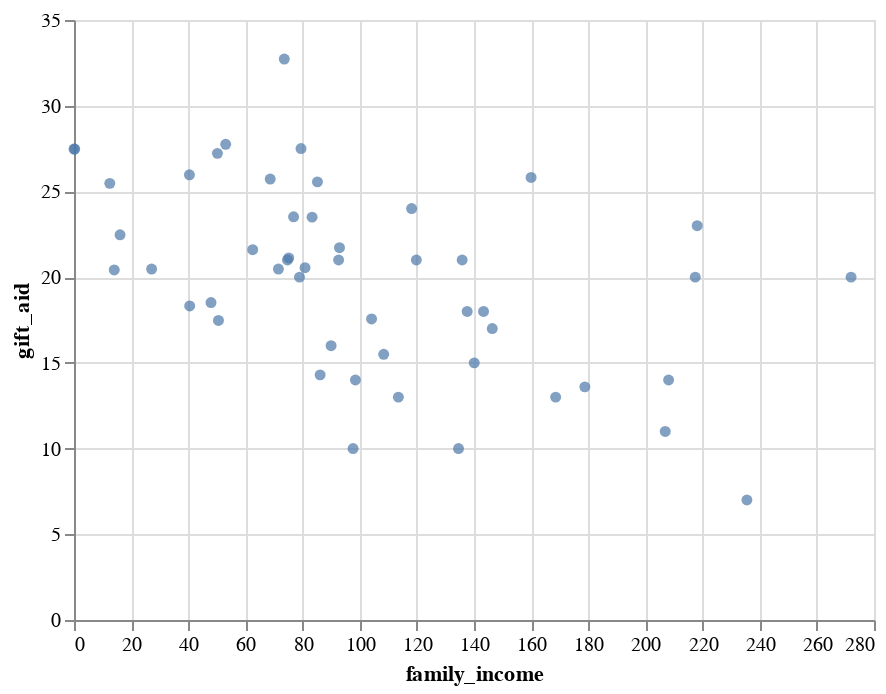

Notebook cell for this chart:
### Markdown cell above
## Analysis

### Code cell
alt.Chart(df).mark_circle().encode(
    x='family_income',
    y='gift_aid'
)

### Figure 1 — Vega-Lite specification as saved in the notebook (floating-point values rounded to 4 significant figures)
{"config": {"view": {"continuousWidth": 400, "continuousHeight": 300}}, "data": {"name": "data-95509acc606e9a8541b89bcb68cbc819"}, "mark": "circle", "encoding": {"x": {"field": "family_income", "type": "quantitative"}, "y": {"field": "gift_aid", "type": "quantitative"}}, "$schema": "https://vega.github.io/schema/vega-lite/v4.17.0.json", "datasets": {"data-95509acc606e9a8541b89bcb68cbc819": [{"family_income": 92.92, "gift_aid": 21.72, "price_paid": 14.28}, {"family_income": 0.25, "gift_aid": 27.47, "price_paid": 8.53}, {"family_income": 53.09, "gift_aid": 27.75, "price_paid": 14.25}, {"family_income": 50.2, "gift_aid": 27.22, "price_paid": 8.78}, {"family_income": 137.6, "gift_aid": 18.0, "price_paid": 24.0}, {"family_income": 47.96, "gift_aid": 18.52, "price_paid": 23.48}, {"family_income": 113.5, "gift_aid": 13.0, "price_paid": 23.0}, {"family_income": 168.6, "gift_aid": 13.0, "price_paid": 29.0}, {"family_income": 208.1, "gift_aid": 14.0, "price_paid": 28.0}, {"family_income": 12.52, "gift_aid": 25.47, "price_paid": 16.53}, {"family_income": 119.8, "gift_aid": 21.0, "price_paid": 15.0}, {"family_income": 50.56, "gift_aid": 17.48, "price_paid": 18.52}, {"family_income": 16.12, "gift_aid": 22.47, "price_paid": 13.53}, {"family_income": 206.9, "gift_aid": 11.0, "price_paid": 25.0}, {"family_income": 68.68, "gift_aid": 25.72, "price_paid": 16.28}, {"family_income": 73.6, "gift_aid": 32.72, "price_paid": 9.28}, {"family_income": 218.1, "gift_aid": 23.0, "price_paid": 19.0}, {"family_income": 89.98, "gift_aid": 16.0, "price_paid": 20.0}, {"family_income": 272.0, "gift_aid": 20.0, "price_paid": 22.0}, {"family_income": 118.2, "gift_aid": 24.0, "price_paid": 18.0}, {"family_income": 108.4, "gift_aid": 15.5, "price_paid": 26.5}, {"family_income": 235.5, "gift_aid": 7.0, "price_paid": 35.0}, {"family_income": 78.93, "gift_aid": 20.0, "price_paid": 16.0}, {"family_income": 76.85, "gift_aid": 23.52, "price_paid": 18.48}, {"family_income": 98.5, "gift_aid": 14.0, "price_paid": 22.0}, {"family_income": 134.6, "gift_aid": 10.0, "price_paid": 32.0}, {"family_income": 75.16, "gift_aid": 21.12, "price_paid": 20.88}, {"family_income": 135.9, "gift_aid": 21.0, "price_paid": 21.0}, {"family_income": 79.45, "gift_aid": 27.5, "price_paid": 14.5}, {"family_income": 80.86, "gift_aid": 20.55, "price_paid": 15.45}, {"family_income": 86.14, "gift_aid": 14.3, "price_paid": 27.7}, {"family_income": 40.49, "gift_aid": 18.32, "price_paid": 23.68}, {"family_income": 143.3, "gift_aid": 18.0, "price_paid": 24.0}, {"family_income": 97.66, "gift_aid": 10.0, "price_paid": 26.0}, {"family_income": 74.71, "gift_aid": 21.0, "price_paid": 15.0}, {"family_income": 178.8, "gift_aid": 13.6, "price_paid": 22.4}, {"family_income": 71.55, "gift_aid": 20.47, "price_paid": 15.53}, {"family_income": 92.61, "gift_aid": 21.0, "price_paid": 15.0}, {"family_income": 62.55, "gift_aid": 21.6, "price_paid": 14.4}, {"family_income": 0.0, "gift_aid": 27.47, "price_paid": 14.53}, {"family_income": 160.0, "gift_aid": 25.81, "price_paid": 10.19}, {"family_income": 40.4, "gift_aid": 25.97, "price_paid": 10.03}, {"family_income": 85.2, "gift_aid": 25.56, "price_paid": 16.44}, {"family_income": 27.16, "gift_aid": 20.47, "price_paid": 21.53}, {"family_income": 146.4, "gift_aid": 17.0, "price_paid": 25.0}, {"family_income": 14.09, "gift_aid": 20.42, "price_paid": 21.58}, {"family_income": 217.4, "gift_aid": 20.0, "price_paid": 22.0}, {"family_income": 140.1, "gift_aid": 15.0, "price_paid": 21.0}, {"family_income": 104.1, "gift_aid": 17.56, "price_paid": 24.44}, {"family_income": 83.33, "gift_aid": 23.5, "price_paid": 18.5}]}}
